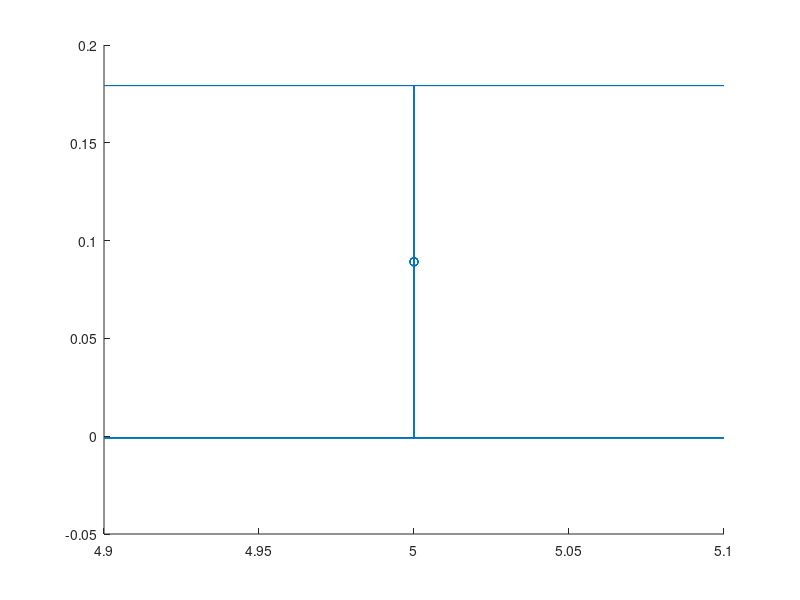

The MATLAB source for this figure: (Note: this script raises an error after producing the figure.)
clc; clear; close all; 
 
k = 350;        % N/m 
m = 2;          % kg 
g = 9.81;       % m/s^2 
 
% Uncertainties (fixed) 
dk = 0.10 * k;      %  uncertainty in k 
dm = 0.10 * m;      %  uncertainty in m 
dx_mm = 5;          % <-- fixed displacement uncertainty (mm) 
 
n = input('Enter number of trials: '); 
 
x_mm = zeros(1,n); 
mu = zeros(1,n); 
dmu = zeros(1,n); 
 
for i = 1:n 
    fprintf('\n--- Trial %d ---\n', i); 
     
    x_mm(i) = input('Enter displacement (mm): '); 
     
    % Convert to meters 
    x_m = x_mm(i) / 1000; 
     
   
    % FRICTION CALCULATION 
    mu(i) = (k * x_m) / (m * g); 
     
    
    % UNCERTAINTY CALCULATION 
    rel_error = sqrt( (dx_mm/x_mm(i))^2 + (dk/k)^2 + (dm/m)^2 ); 
     
    dmu(i) = mu(i) * rel_error; 
end 
 
% DISPLAY RESULTS 
 
fprintf('\n===== RESULTS =====\n'); 
for i = 1:n 
    fprintf('Trial %d: Friction Coefficient = %.3f ± %.3f\n', i, mu(i), dmu(i)); 
end 
 
fprintf('\nAverage Friction Coefficient: %.3f\n', mean(mu)); 
fprintf('Std deviation: %.3f\n', std(mu)); 
 
 
% Plot 1: mu vs displacement 
figure; 
errorbar(x_mm, mu, dmu, 'o-', 'LineWidth', 2); 
xlabel('Displacement (mm)'); 
ylabel('Friction Coefficient (\mu)'); 
title('\mu vs Displacement (with uncertainty)'); 
grid on; 
 
% Plot 2: mu vs trial 
figure; 
errorbar(1:n, mu, dmu, 's-', 'LineWidth', 2); 
xlabel('Trial Number'); 
ylabel('Friction Coefficient (\mu)'); 
title('Friction Coefficient vs Trial'); 
grid on;
